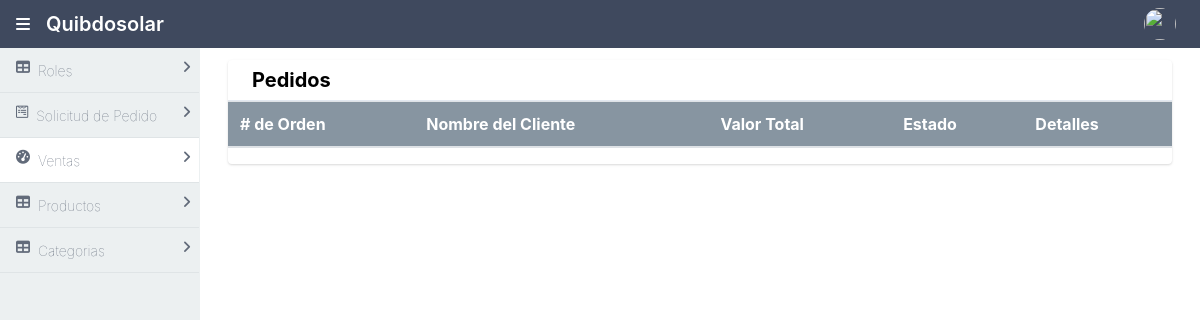
The page /admin/otros.php on the database as committed earlier.
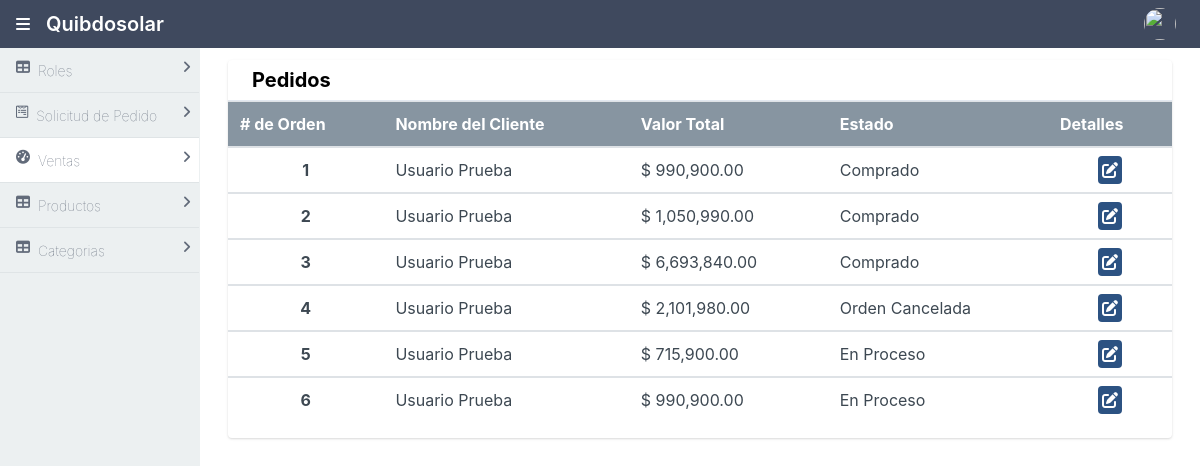
The same page on the database as committed later.
### tables this page shows
CREATE TABLE `orden` (
  `id_orden` int(11) NOT NULL,
  `cliente` int(11) NOT NULL,
  `total` float(12,2) NOT NULL,
  `estado` tinyint(1) NOT NULL,
  `condicion` tinyint(1) NOT NULL,
  `fecha` timestamp NOT NULL DEFAULT CURRENT_TIMESTAMP ON UPDATE CURRENT_TIMESTAMP
);

### admin/otros.php (the view, shortened to what this page needs)
<?php
    $db = new Database();
    $connection = $db->connect();
    $consulta = $connection->prepare("SELECT id_orden, CONCAT(cliente.nombre, ' ', cliente.apellido) AS nombre, total, orden.estado, condicion FROM orden INNER JOIN cliente ON orden.cliente = cliente.id");
    $consulta->execute();
    $ordenes = $consulta->fetchAll(PDO::FETCH_ASSOC);
?>
<!DOCTYPE html>
<html lang="en">
<head>
    <link rel="stylesheet" href="../css/styles.css">
    <link rel="stylesheet" href="../css/all.css">
    <link rel="stylesheet" href="./css/styleadmi.css">
    <link rel="stylesheet" type="text/css" href="https://cdn.datatables.net/1.10.25/css/jquery.dataTables.css">
</head>
<body>
<div class="mx-auto bg-grey-400">
    <div class="min-h-screen flex flex-col">
        <header class="bg-nav">
            <?php include("../componentes/headerAdmin.php") ?>
        </header>
        <div class="flex flex-1">
            <aside id="sidebar" class="bg-side-nav w-1/2 md:w-1/6 lg:w-1/6 border-r border-side-nav hidden md:block lg:block">
                <ul class="list-reset flex flex-col">
                    <?php include("../componentes/barralateralAdmin.php") ?>
                </ul>
            </aside>
            <main class="bg-white-300 flex-1 p-3 overflow-hidden">
                    <div class="flex flex-1 flex-col md:flex-row lg:flex-row mx-2">
                        <div class="rounded overflow-hidden shadow bg-white mx-2 w-full">
                            <div class="px-6 py-2 border-b border-light-grey">
                                <div class="font-bold text-xl">Pedidos</div>
                            </div>
                            <div class="table-responsive">
                            <table class="table text-grey-darkest" id="dataTable">
                                    <thead class="bg-grey-dark text-white text-normal">
                                        <tr>
                                            <th scope="col" class="text-align: center"># de Orden</th>
                                            <th scope="col" class="text-align: center">Nombre del Cliente</th>
                                            <th scope="col" class="text-align: center">Valor Total</th>
                                            <th scope="col" class="text-align: center">Estado</th>
                                            <th scope="col" class="text-align: center">Detalles</th>
                                        </tr>
                                    </thead>
                                    <?php
                                        foreach ($ordenes as $key => $orden){
                                    ?>
                                    <tbody>
                                        <tr>
                                            <th scope="row" class="text-center">
                                                <?php echo $orden["id_orden"] . "<br>"; ?>
                                            </th>
                                            <td class="text-align: center">
                                                <?php echo $orden["nombre"] . "<br>"; ?>
                                            </td>
                                            <td class="text-align: center">
                                                $ <?php echo number_format($orden["total"],2) . "<br>"; ?>
                                            </td>
                                            <td class="text-align: center">
                                            <?php
                                                if ($orden['estado'] == 1 and $orden['condicion'] == 0) {
                                                    echo "En Proceso";
                                                } elseif ($orden['estado'] == 0 and $orden['condicion'] == 0) {
                                                    echo "Comprado";
                                                } elseif ($orden['condicion'] == 1) {
                                                    echo "Orden Cancelada";
                                                }
                                            ?>
                                            </td>
                                            <td class="text-center">
                                                <a class="bg-blue-800 cursor-pointer rounded p-1 mx-1 text-white" href="./detalleOrden.php?id=<?php echo $orden["id_orden"]; ?>">
                                                    <i class="fas fa-edit"></i></a>
                                            </td>
                                        </tr>
                                    </tbody>
                                    <?php
                                                }
                                            ?>
                                </table>
                            </div>
                        </div>
                    </div>
                </div>
        </div>
    </div>
</body>
</html>

Rows that differ between the two databases and show on the page:
added orden: id_orden "1", nombre "Usuario Prueba", total "990,900.00", estado "Comprado"
added orden: id_orden "2", nombre "Usuario Prueba", total "1,050,990.00", estado "Comprado"
added orden: id_orden "3", nombre "Usuario Prueba", total "6,693,840.00", estado "Comprado"
added orden: id_orden "4", nombre "Usuario Prueba", total "2,101,980.00", estado "Orden Cancelada"
added orden: id_orden "5", nombre "Usuario Prueba", total "715,900.00", estado "En Proceso"
added orden: id_orden "6", nombre "Usuario Prueba", total "990,900.00", estado "En Proceso"
